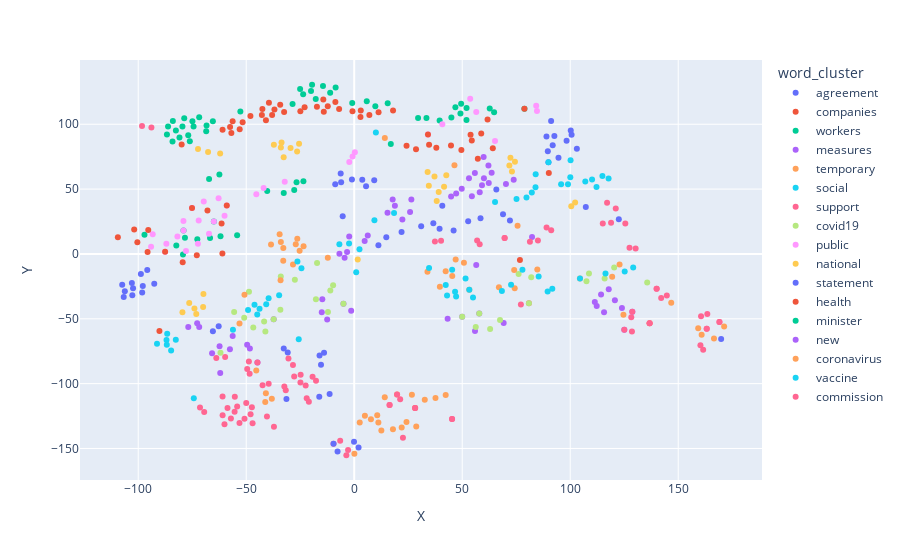

Notebook source saved alongside this figure:
### Markdown cell above
### Graph visualization for the second model

### Code cell
model2_word_cluster_plot = px.scatter(model2_word_embeddings_dataframe,
                                      x='X', y='Y', color=model2_word_embeddings_dataframe.word_cluster,
                                      labels={'color': 'word'}, hover_data=["word"])
model2_word_cluster_plot

### Figure 1 — Plotly figure (JSON) as saved in the notebook; plotly's stock layout.template omitted (floating-point values rounded to 4 significant figures)
{"data": [{"customdata": [["aviation"], ["force"], ["euromediterranean"], ["islamic"], ["maldives"], ["entry"], ["america"], ["bosniaherzegovina"], ["established"], ["armenia"], ["provisional"], ["government"], ["union"], ["2020/2"], ["community"], ["taken"], ["australia"], ["international"], ["protocol"], ["kyrgyz"], ["yugoslav"], ["representative"], ["organization"], ["lebanon"], ["panama"], ["take"], ["ministers"], ["area"], ["atomic"], ["kingdom"]], "hovertemplate": "word_cluster=agreement<br>X=%{x}<br>Y=%{y}<br>word=%{customdata[0]}<extra></extra>", "legendgroup": "agreement", "marker": {"color": "#636efa", "symbol": "circle"}, "mode": "markers", "name": "agreement", "orientation": "v", "showlegend": true, "type": "scatter", "x": [98.32, 100.6, 94.57, -98.16, -102.7, 100.3, -8.792, -106.2, 89.93, -95.8, -98.75, 91.9, 103.1, -92.58, 91.16, 9.266, -6.05, 89.64, 5.488, -102.9, -97.88, -5.326, -1.05, -106.7, -102.4, 3.725, -107.4, 92.67, -6.255, 89.01], "xaxis": "x", "y": [87.33, 92.0, 74.25, -29.67, -31.84, 95.15, 53.8, -28.73, 70.66, -12.43, -15.54, 83.79, 81.12, -22.95, 102.4, 56.8, 55.33, 79.2, 52.18, -22.48, -24.68, 29.0, 57.43, -33.14, -26.52, 57.25, -23.72, 90.95, 62.03, 90.64], "yaxis": "y"}, {"customdata": [["directia"], ["prescribe"], ["manufactured"], ["colead"], ["sibiu"], ["offences"], ["infortuni"], ["cockpit"], ["25hour"], ["crisismanagement"], ["regionala"], ["ordinary"], ["preparations"], ["publice"], ["interbancario"], ["azioni"], ["egg"], ["molluscs"], ["bousdekis"], ["kai"], ["missions"], ["judges"], ["s."], ["purpose"], ["functions"], ["laboratoire"], ["hiv"], ["continuing"], ["fondo"], ["applied"]], "hovertemplate": "word_cluster=companies<br>X=%{x}<br>Y=%{y}<br>word=%{customdata[0]}<extra></extra>", "legendgroup": "companies", "marker": {"color": "#EF553B", "symbol": "circle"}, "mode": "markers", "name": "companies", "orientation": "v", "showlegend": true, "type": "scatter", "x": [-24.93, -42.5, -51.66, -14.08, -22.96, 7.014, -14.3, -0.7939, 3.041, -56.87, -42.74, -36.93, -53.02, 11.28, -8.716, -34.26, -40.86, -12.25, -17.26, -38.01, -79.89, -60.95, -57.47, 17.98, -56.29, 2.9, -32.45, -48.05, -39.48, -6.989], "xaxis": "x", "y": [110.0, 111.8, 101.5, 109.6, 113.2, 107.2, 119.1, 110.1, 110.6, 93.32, 107.2, 111.4, 96.14, 109.4, 117.1, 115.1, 103.0, 113.8, 113.5, 107.1, 84.47, 95.68, 97.93, 110.5, 102.3, 105.7, 109.4, 106.3, 116.6, 111.7], "yaxis": "y"}, {"customdata": [["freedom"], ["worker"], ["treatment"], ["goods"], ["other"], ["definition"], ["pensioner"], ["lively"], ["movement"], ["supply"], ["affected"], ["discrimination"], ["essential"], ["sharing"], ["delay"], ["overriding"], ["influence"], ["deduct"], ["schengen"], ["major"], ["officially"], ["96"], ["plant"], ["consideration"], ["long"], ["produce"], ["public"], ["event"], ["flight"], ["affect"]], "hovertemplate": "word_cluster=workers<br>X=%{x}<br>Y=%{y}<br>word=%{customdata[0]}<extra></extra>", "legendgroup": "workers", "marker": {"color": "#00cc96", "symbol": "circle"}, "mode": "markers", "name": "workers", "orientation": "v", "showlegend": true, "type": "scatter", "x": [64.76, 49.18, 52.01, 44.99, -27.77, -32.62, -82.37, -66.73, 62.74, 39.54, -26.7, -62.41, -40.28, -79.04, 46.84, -64.97, -72.64, -78.36, -23.52, 16.94, -54.2, -67.19, 51.98, -97.1, 29.58, -79.28, 78.8, 49.51, 33.45, -61.89], "xaxis": "x", "y": [109.3, 108.3, 112.6, 105.2, 49.27, 46.95, 6.604, 12.24, 112.2, 102.9, 55.28, 61.27, 48.49, 18.09, 113.2, 25.01, 11.26, 12.45, 56.02, 84.74, 14.36, 57.85, 103.4, 14.85, 104.9, -0.4796, 111.9, 115.8, 104.9, 13.59], "yaxis": "y"}, {"customdata": [["measure"], ["exceptional"], ["persistence"], ["adapting"], ["diagnoses"], ["address"], ["lcategory"], ["difficulties"], ["travel"], ["endofseries"], ["connection"], ["securitisation"], ["'cause"], ["2019/779"], ["developments"], ["creation"], ["difficulty"], ["current"], ["nonessential"], ["com2020)0178"], ["exempted"], ["restrictive"], ["potato"], ["grant"], ["acceptance"], ["period"], ["adaptations"], ["protective"], ["renewal"], ["meetings"]], "hovertemplate": "word_cluster=measures<br>X=%{x}<br>Y=%{y}<br>word=%{customdata[0]}<extra></extra>", "legendgroup": "measures", "marker": {"color": "#ab63fa", "symbol": "circle"}, "mode": "markers", "name": "measures", "orientation": "v", "showlegend": true, "type": "scatter", "x": [120.7, 112.3, 114.3, -49.56, -57.54, 111.4, -4.979, 55.92, 123.9, -15.02, -14.77, 82.33, 57.88, -44.8, -48.3, 43.25, 49.99, 69.19, 128.8, -37.29, -62.34, -12.51, -56.26, 125.0, 56.49, 115.7, -65.8, -1.408, 117.8, -62.03], "xaxis": "x", "y": [-35.65, -40.12, -31.3, -69.97, -73.46, -37.03, -38.44, -59.41, -41.72, -45.01, -34.98, 13.12, -45.96, -83.76, -72.99, -50.06, -48.34, -53.29, -44.53, -50.38, -71.09, -50.6, -63.36, -58.38, -8.462, -44.94, -76.49, -43.76, -27.32, -91.87], "yaxis": "y"}, {"customdata": [["specific"], ["granting"], ["ecb/2014/31"], ["1305/2013"], ["support"], ["2020/977"], ["view"], ["2020/1253"], ["2021/521"], ["897/2014"], ["2020/1355"], ["read"], ["2021/605"], ["extending"], ["laying"], ["2020/1342"], ["nonessential"], ["reading"], ["extend"], ["223/2014"], ["2020/1345"], ["168/2013"], ["23/2021"], ["95/93"], ["2020/912"], ["renewing"], ["2020/1659"], ["2020/1352"], ["1311/2013"], ["no1303/2013"]], "hovertemplate": "word_cluster=temporary<br>X=%{x}<br>Y=%{y}<br>word=%{customdata[0]}<extra></extra>", "legendgroup": "temporary", "marker": {"color": "#FFA15A", "symbol": "circle"}, "mode": "markers", "name": "temporary", "orientation": "v", "showlegend": true, "type": "scatter", "x": [159.3, 136.8, 28.19, 17.94, 146.8, 4.951, 171.3, 2.553, 10.66, -45.34, -40.89, 75.63, -41.18, 37.63, 160.9, 19.84, 124.6, 166.6, 32.67, 21.99, -38.13, 12.56, 0.0783, 28.72, 42.35, 26.71, 7.745, 14.15, 24.2, 11.19], "xaxis": "x", "y": [-57.31, -53.46, -118.8, -135.2, -37.56, -124.8, -55.98, -129.9, -124.3, -89.92, -107.5, 21.71, -114.2, -111.1, -62.39, -108.4, -46.86, -65.11, -112.4, -133.8, -111.6, -136.2, -154.0, -133.0, -108.7, -108.5, -127.5, -110.5, -129.5, -130.0], "yaxis": "y"}, {"customdata": [["economic"], ["committee"], ["regions"], ["concepts"], ["affairs"], ["region"], ["plus"], ["committe"], ["esf+"], ["investment"], ["monetary"], ["joint"], ["opinion"], ["regional"], ["established"], ["fund"], ["fairness"], ["constitutional"], ["funding"], ["revised"], ["brain"], ["dues"], ["guide"], ["defence"], ["considerations"], ["important"], ["srb"], ["sustainable"], ["cities"], ["20102020"]], "hovertemplate": "word_cluster=social<br>X=%{x}<br>Y=%{y}<br>word=%{customdata[0]}<extra></extra>", "legendgroup": "social", "marker": {"color": "#19d3f3", "symbol": "circle"}, "mode": "markers", "name": "social", "orientation": "v", "showlegend": true, "type": "scatter", "x": [117.8, 114.9, 110.1, -91.3, 82.22, 107.0, 75.14, -86.9, 9.358, 98.97, 83.93, 100.2, 112.2, 84.01, 89.93, 100.0, 79.75, -86.76, -82.6, -74.26, -84.75, 2.441, -2.389, 65.2, -86.57, 0.9199, -25.69, 95.79, 18.44, -6.867], "xaxis": "x", "y": [58.15, 60.15, 57.36, -69.21, 47.32, 55.89, 42.28, -66.32, 26.01, 53.77, 51.47, 72.16, 51.53, 61.49, 70.66, 59.21, 43.61, -69.94, -66.09, -111.3, -74.38, 3.69, 8.14, 40.05, -61.57, -14.2, -65.69, 53.71, 31.54, 7.496], "yaxis": "y"}, {"customdata": [["securitisation"], ["temporary"], ["2020/672"], ["instrument"], ["outreach"], ["granting"], ["ecb/2014/31"], ["distributions"], ["2017/809"], ["recovery"], ["2017/1252"], ["renew"], ["transparent"], ["2016/2383"], ["no8/2021"], ["2019/615"], ["help"], ["specific"], ["2020/1342"], ["897/2014"], ["grant"], ["view"], ["adaptations"], ["2019/779"], ["23/2021"], ["nonessential"], ["simple"], ["mitigate"], ["2020/1346"], ["mobilise"], ["securitisation"], ["temporary"], ["2020/672"], ["instrument"], ["outreach"], ["granting"], ["ecb/2014/31"], ["distributions"], ["2017/809"], ["recovery"], ["2017/1252"], ["renew"], ["transparent"], ["2016/2383"], ["no8/2021"], ["2019/615"], ["help"], ["specific"], ["2020/1342"], ["897/2014"], ["grant"], ["view"], ["adaptations"], ["2019/779"], ["23/2021"], ["nonessential"], ["simple"], ["mitigate"], ["2020/1346"], ["mobilise"]], "hovertemplate": "word_cluster=support<br>X=%{x}<br>Y=%{y}<br>word=%{customdata[0]}<extra></extra>", "legendgroup": "support", "marker": {"color": "#FF6692", "symbol": "circle"}, "mode": "markers", "name": "support", "orientation": "v", "showlegend": true, "type": "scatter", "x": [85.05, 160.6, 142.1, 91.2, -17.68, 136.8, 28.19, 45.31, -39.61, 127.5, -32.35, -20.99, 56.91, -22.48, -6.495, -27.79, 77.17, 163.2, 21.28, -48.41, 125.0, 169.1, -63.85, -44.8, -2.844, 128.8, 69.64, 140.0, 16.38, 37.36, 81.35, 163.5, 144.7, 89.06, -19.28, 136.8, 28.19, 45.31, -42.42, 130.3, -31.69, -21.99, 58.09, -24.89, -9.576, -24.8, 80.9, 163.2, 19.84, -49.54, 128.6, 169.1, -59.75, -48.77, -3.637, 128.3, 69.64, 140.0, 16.38, 40.21], "xaxis": "x", "y": [10.4, -47.96, -33.89, 18.24, -97.69, -53.46, -118.8, -127.4, -100.2, 4.831, -102.1, -114.0, 10.28, -101.4, -144.1, -94.57, -38.91, -57.64, -112.0, -92.46, -58.38, -52.42, -80.16, -83.76, -151.1, -44.53, 12.29, -26.76, -116.4, 9.636, 9.451, -46.27, -32.13, 20.48, -94.77, -53.46, -118.8, -127.4, -101.3, 4.292, -105.0, -111.2, 7.525, -99.05, -146.3, -93.11, -38.03, -57.64, -108.4, -88.72, -59.85, -52.42, -79.37, -82.99, -155.2, -48.87, 12.29, -26.76, -116.4, 10.22], "yaxis": "y"}, {"customdata": [["covid"], ["2020/0069cod"], ["current"], ["help"], ["response"], ["difficulty"], ["lcategory"], ["com2020)0178"], ["connection"], ["intermediaries"], ["resurgence"], ["'cause"], ["reconstruction"], ["emergency"], ["context"], ["campaign"], ["difficulties"], ["endofseries"], ["186"], ["coronavirus"], ["com2020)0201"], ["adaptations"], ["fiscal"], ["prospectus"], ["com2020)0221"], ["following"], ["2019/788"], ["hera"], ["follow"], ["consequences"]], "hovertemplate": "word_cluster=covid19<br>X=%{x}<br>Y=%{y}<br>word=%{customdata[0]}<extra></extra>", "legendgroup": "covid19", "marker": {"color": "#B6E880", "symbol": "circle"}, "mode": "markers", "name": "covid19", "orientation": "v", "showlegend": true, "type": "scatter", "x": [62.91, -41.7, 67.5, 80.9, 120.4, 49.99, -4.979, -37.29, -17.72, -11.05, -50.93, 57.88, -41.12, 135.6, 115.9, -48.72, 56.27, -12.16, -46.73, 81.95, -33.99, -61.92, -17.2, -9.765, -34.19, 108.7, -27.48, -55.58, 107.5, 76.11], "xaxis": "x", "y": [-57.94, -52.1, -50.88, -38.03, -10.45, -48.34, -38.44, -50.38, -34.92, -28.21, -49.15, -45.96, -59.82, -22.02, -18.84, -29.07, -56.41, -44.71, -56.8, -17.9, -17.38, -76.17, -6.981, -24.12, -42.95, -15.11, -19.91, -44.8, -21.14, -15.52], "yaxis": "y"}, {"customdata": [["essential"], ["sharing"], ["australian"], ["consideration"], ["cleaning"], ["service"], ["provider"], ["performed"], ["office"], ["prosecutor"], ["deduct"], ["ensure"], ["d'action"], ["airport"], ["services"], ["supply"], ["providers"], ["airports"], ["override"], ["overriding"], ["phaseout"], ["workers"], ["carry"], ["influence"], ["obligations"], ["standstill"], ["carriers"], ["border"], ["lively"], ["produce"]], "hovertemplate": "word_cluster=public<br>X=%{x}<br>Y=%{y}<br>word=%{customdata[0]}<extra></extra>", "legendgroup": "public", "marker": {"color": "#FF97FF", "symbol": "circle"}, "mode": "markers", "name": "public", "orientation": "v", "showlegend": true, "type": "scatter", "x": [-41.95, -79.04, -0.7491, -93.29, -71.99, 84.26, -69.65, -75.08, -59.0, -60.03, -81.85, 34.15, -45.32, -62.79, 84.61, 40.79, -79.06, -2.277, -87.55, -64.97, -86.97, 56.5, -32.16, -72.36, 53.7, -94.04, 0.3025, 65.19, -67.23, -77.88], "xaxis": "x", "y": [50.91, 18.09, 75.12, 15.15, 25.73, 114.3, 40.38, 35.51, 37.39, 29.47, 13.53, 92.08, 46.03, 42.87, 110.2, 100.1, 25.32, 70.9, 1.713, 25.01, 7.909, 109.4, 55.71, 7.835, 119.7, 5.487, 78.48, 87.17, 15.59, 2.335], "yaxis": "y"}, {"customdata": [["reform"], ["uranium"], ["competence"], ["targets"], ["delivering"], ["centres"], ["network"], ["demonstration"], ["practice"], ["centre"], ["technological"], ["2021/961"], ["viral"], ["suffer"], ["czechia"], ["convergence"], ["257/2010"], ["thirdcountry"], ["vocational"], ["haemorrhagic"], ["traffic"], ["banks"], ["currency"], ["partly"], ["20212022"], ["ireland"], ["icelandic"], ["eradication"], ["operational"], ["septicaemia"]], "hovertemplate": "word_cluster=national<br>X=%{x}<br>Y=%{y}<br>word=%{customdata[0]}<extra></extra>", "legendgroup": "national", "marker": {"color": "#FECB52", "symbol": "circle"}, "mode": "markers", "name": "national", "orientation": "v", "showlegend": true, "type": "scatter", "x": [100.5, -73.96, 71.84, -79.52, 102.3, 39.12, 72.33, 41.6, -25.53, 74.41, 73.03, -76.38, -37.2, -73.12, 37.18, 42.63, -69.95, 34.54, -32.66, -33.96, -72.31, 1.632, -29.48, -67.65, -69.81, 33.99, -62.06, 38.2, -26.44, -33.64], "xaxis": "x", "y": [36.82, -42.13, 68.16, -44.98, 39.59, 47.69, 74.11, 51.72, 85.03, 71.07, 63.61, -37.87, 84.21, -46.23, 59.7, 60.59, -40.88, 52.56, 74.61, 82.07, 80.95, -4.301, 81.77, 78.64, -30.88, 63.13, 77.53, 40.81, 79.05, 85.84], "yaxis": "y"}, {"customdata": [["reasons"], ["'s"], ["activation"], ["bridge"], ["decade"], ["no8/2021"], ["reason"], ["youth"], ["guideline"], ["reinforcing"], ["escape"], ["councils"], ["allocations"], ["jobs"], ["poverty"], ["8/2020"], ["5/2021"], ["recommendation"], ["reacteu"], ["roma"], ["plans"], ["humanitarian"], ["latvias"], ["call"], ["directorate"], ["c524/18"], ["18/2021"], ["assessment"], ["second"], ["position"]], "hovertemplate": "word_cluster=statement<br>X=%{x}<br>Y=%{y}<br>word=%{customdata[0]}<extra></extra>", "legendgroup": "statement", "marker": {"color": "#636efa", "symbol": "circle"}, "mode": "markers", "name": "statement", "orientation": "v", "showlegend": true, "type": "scatter", "x": [52.76, 58.48, -30.78, 31.0, 14.85, -9.576, 21.93, 68.89, 46.02, 36.63, -32.62, -31.37, -16.05, 65.8, -13.97, -0.08601, -7.71, 107.2, 39.52, -11.39, 40.78, -16.17, -62.75, -15.37, 11.21, -65.42, 2.011, 122.5, 72.1, 169.9], "xaxis": "x", "y": [25.2, 27.54, -75.98, 21.36, 12.9, -146.3, 16.97, 30.52, 18.08, 23.64, -72.99, -111.9, -78.39, 49.65, -76.21, -144.7, -152.4, 36.29, 19.47, -108.0, 37.26, -110.2, -55.76, -85.53, 6.689, -59.6, -149.2, 26.72, 25.77, -65.52], "yaxis": "y"}, {"customdata": [["environment"], ["food"], ["protection"], ["safety"], ["data"], ["welfare"], ["intelligent"], ["feed"], ["enterprise"], ["ensure"], ["agriculture"], ["datum"], ["consideration"], ["mechanism"], ["office"], ["element"], ["com2020181"], ["management"], ["closely"], ["performed"], ["release"], ["public"], ["sustainability"], ["overriding"], ["cypriot"], ["corona"], ["security"], ["euus"], ["override"], ["toxicfree"]], "hovertemplate": "word_cluster=health<br>X=%{x}<br>Y=%{y}<br>word=%{customdata[0]}<extra></extra>", "legendgroup": "health", "marker": {"color": "#EF553B", "symbol": "circle"}, "mode": "markers", "name": "health", "orientation": "v", "showlegend": true, "type": "scatter", "x": [49.62, 58.81, 61.74, 53.87, 54.44, -67.93, -101.9, 34.67, 38.01, 34.15, 44.81, 24.23, -95.35, 76.72, -59.0, -79.41, -95.66, 64.16, -100.4, -75.08, -72.87, 78.8, 57.24, -61.4, -61.02, -109.4, 90.09, -90.17, -87.55, 28.62], "xaxis": "x", "y": [80.16, 92.79, 103.6, 91.95, 87.57, 33.49, 18.89, 84.29, 81.89, 92.08, 83.67, 83.35, 18.4, -4.674, 37.39, -6.367, 1.585, 81.52, 9.02, 35.51, -1.031, 111.9, 73.47, 23.42, 0.3635, 12.9, 62.5, -59.35, 1.713, 80.73], "yaxis": "y"}, {"customdata": [["sul"], ["papasotiriou"], ["lavoro"], ["royal"], ["oz"], ["sveikatos"], ["christos"], ["jeugd"], ["nelle"], ["infortuni"], ["xn"], ["m."], ["essentielle"], ["lietuvos"], ["fa"], ["shipping"], ["izby"], ["respublikos"], ["toolstream"], ["limited"], ["investmentfriendly"], ["pfizer"], ["perry"], ["experts"], ["garanzie"], ["gyogyszereszeti"], ["inail"], ["compal"], ["joined"], ["dell'universita"]], "hovertemplate": "word_cluster=minister<br>X=%{x}<br>Y=%{y}<br>word=%{customdata[0]}<extra></extra>", "legendgroup": "minister", "marker": {"color": "#00cc96", "symbol": "circle"}, "mode": "markers", "name": "minister", "orientation": "v", "showlegend": true, "type": "scatter", "x": [-23.64, -8.598, -19.99, -74.9, -71.77, -65.43, -11.13, -19.5, -76.84, -17.81, -86.18, 5.813, -76.1, 9.781, -83.96, -14.46, -74.37, -52.71, -79.52, 15.5, -28.54, -82.55, -86.71, -84.11, -80.9, -78.7, -25.05, -68.36, -0.9158, -68.52], "xaxis": "x", "y": [123.1, 128.3, 125.7, 102.3, 105.4, 102.3, 124.4, 130.5, 91.55, 119.4, 98.27, 117.7, 86.87, 113.9, 102.5, 129.5, 98.19, 109.8, 98.23, 116.1, 115.6, 95.16, 92.03, 86.73, 89.72, 104.6, 127.3, 99.14, 116.4, 94.58], "yaxis": "y"}, {"customdata": [["jose"], ["andor"], ["industrial"], ["challenges"], ["role"], ["era"], ["building"], ["cities"], ["hydrogen"], ["sustainability"], ["activity"], ["dimension"], ["change"], ["democracy"], ["goal"], ["2030"], ["disruptive"], ["growth"], ["green"], ["the"], ["members"], ["strong"], ["democratic"], ["paving"], ["chart"], ["global"], ["lowcarbon"], ["job"], ["promote"], ["revenues"]], "hovertemplate": "word_cluster=new<br>X=%{x}<br>Y=%{y}<br>word=%{customdata[0]}<extra></extra>", "legendgroup": "new", "marker": {"color": "#ab63fa", "symbol": "circle"}, "mode": "markers", "name": "new", "orientation": "v", "showlegend": true, "type": "scatter", "x": [6.263, -76.83, 73.84, 49.79, 58.11, 17.81, 54.48, 15.41, 18.83, 59.92, 55.86, 4.836, 63.63, 44.86, 59.16, 22.3, -4.443, 70.25, 62.14, 25.86, 53.14, -2.315, 26.45, -71.76, -72.7, 60.06, -6.841, 62.29, 47.2, -3.295], "xaxis": "x", "y": [14.25, -56.31, 57.16, 50.26, 47.57, 42.03, 44.43, 31.69, 37.18, 74.84, 62.51, 9.991, 62.68, 44.2, 53.0, 26.49, -2.877, 54.03, 68.13, 32.35, 58.29, 13.53, 42.05, -56.43, -53.41, 58.3, 0.1099, 54.69, 46.62, 1.568], "yaxis": "y"}, {"customdata": [["consequences"], ["foster"], ["com2020)0201"], ["consequence"], ["context"], ["com2020)0310"], ["preparedness"], ["unintended"], ["repair"], ["variant"], ["partner"], ["immediate"], ["vaccination"], ["test"], ["c90122/2020"], ["linked"], ["threat"], ["fostering"], ["campaign"], ["fishery"], ["drawing"], ["follow"], ["com2020)0198"], ["prevent"], ["com2020)0233"], ["response"], ["economies"], ["2020/0066cod"], ["received"], ["fight"]], "hovertemplate": "word_cluster=coronavirus<br>X=%{x}<br>Y=%{y}<br>word=%{customdata[0]}<extra></extra>", "legendgroup": "coronavirus", "marker": {"color": "#FFA15A", "symbol": "circle"}, "mode": "markers", "name": "coronavirus", "orientation": "v", "showlegend": true, "type": "scatter", "x": [74.07, 45.4, -34.1, 42.35, 119.4, -27.05, 39.66, 33.91, 84.78, -38.51, -12.22, 50.8, 67.0, 74.3, -25.27, -26.34, 53.28, 46.41, -50.8, 46.97, -53.1, 104.5, -32.82, 14.18, -28.34, 122.9, -34.53, -23.44, -33.96, -32.86], "xaxis": "x", "y": [-12.34, -17.05, -20.36, -13.28, -17.51, 7.543, -25.33, -13.71, -12.09, 7.246, -2.973, -6.713, -25.65, -26.53, 2.409, 11.69, -27.65, 68.34, -31.39, -4.364, -53.54, -18.87, 4.556, 89.42, -8.099, -8.214, 15.12, 5.891, 9.227, -5.211], "yaxis": "y"}, {"customdata": [["threat"], ["vaccines"], ["vitro"], ["diagnostic"], ["strategies"], ["test"], ["vaccination"], ["lessons"], ["preparedness"], ["crisis"], ["outbreaks"], ["getting"], ["combat"], ["context"], ["modernising"], ["supporting"], ["winter"], ["interoperable"], ["coronavirus"], ["learned"], ["unintended"], ["get"], ["consequence"], ["com2020)0233"], ["follow"], ["endofserie"], ["consequences"], ["tests"], ["pandemic"], ["postpandemic"]], "hovertemplate": "word_cluster=vaccine<br>X=%{x}<br>Y=%{y}<br>word=%{customdata[0]}<extra></extra>", "legendgroup": "vaccine", "marker": {"color": "#19d3f3", "symbol": "circle"}, "mode": "markers", "name": "vaccine", "orientation": "v", "showlegend": true, "type": "scatter", "x": [53.28, 42.99, 47.17, 46.7, -34.75, 72.62, 68.38, -39.63, 42.37, 125.2, -46.16, -43.83, 55.0, 116.3, 89.55, 91.71, -40.74, 51.56, 85.39, -49.14, 34.65, -56.14, 45.34, -26.29, 104.5, -44.88, 77.89, 10.03, 129.2, -24.43], "xaxis": "x", "y": [-27.65, -31.97, -32.75, -29.17, -31.88, -23.66, -28.64, -34.19, -23.98, -13.51, -39.09, -42.25, -33.64, -15.05, -29.0, -26.76, -38.86, -19.01, -17.43, -43.16, -10.9, -58.51, -12.21, -5.824, -18.87, -46.69, -12.12, 93.66, -10.42, -11.08], "yaxis": "y"}, {"customdata": [["supplementing"], ["accompanying"], ["document"], ["enhanced"], ["2020/1956"], ["2020/1856"], ["proposal"], ["2016/425"], ["2019/1743"], ["ep"], ["cnmse"], ["empowering"], ["2021/752"], ["2021/174"], ["2020/1853"], ["central"], ["approval"], ["council"], ["2020/700"], ["1/2021"], ["2021/177"], ["2020/1852"], ["2021/886"], ["["], ["2020/560"], ["bmc"], ["2020/1042"], ["2020/2228"], ["2020/1027"], ["2018/2066"]], "hovertemplate": "word_cluster=commission<br>X=%{x}<br>Y=%{y}<br>word=%{customdata[0]}<extra></extra>", "legendgroup": "commission", "marker": {"color": "#FF6692", "symbol": "circle"}, "mode": "markers", "name": "commission", "orientation": "v", "showlegend": true, "type": "scatter", "x": [22.56, 118.9, 115.1, -98.24, -58.65, -53.12, 161.6, -47.98, -69.44, -93.89, -60.93, -55.28, -28.36, -71.4, -60.05, 117.1, 125.5, 160.3, -54.19, -30.44, -50.79, -57.08, -47.05, 121.1, -40.39, -60.94, -37.16, -55.37, -47.38, -49.99], "xaxis": "x", "y": [-141.7, 24.0, 23.39, 98.7, -118.8, -130.3, -73.89, -123.5, -121.9, 97.46, -124.3, -110.2, -85.59, -118.4, -131.2, 39.52, 23.53, -70.47, -117.6, -80.7, -127.1, -126.9, -130.6, 35.01, -125.3, -109.9, -133.3, -121.8, -118.3, -115.0], "yaxis": "y"}], "layout": {"legend": {"title": {"text": "word_cluster"}, "tracegroupgap": 0}, "margin": {"t": 60}, "xaxis": {"anchor": "y", "domain": [0.0, 1.0], "title": {"text": "X"}}, "yaxis": {"anchor": "x", "domain": [0.0, 1.0], "title": {"text": "Y"}}}}
